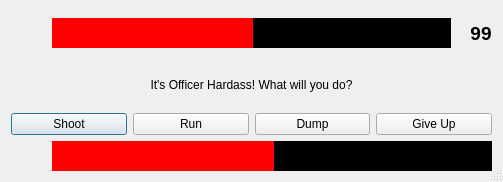
<?xml version="1.0" encoding="UTF-8"?>
<ui version="4.0">
 <class>Dialog</class>
 <widget class="QDialog" name="Dialog">
  <property name="windowModality">
   <enum>Qt::ApplicationModal</enum>
  </property>
  <property name="geometry">
   <rect>
    <x>0</x>
    <y>0</y>
    <width>503</width>
    <height>182</height>
   </rect>
  </property>
  <property name="windowTitle">
   <string>Dialog</string>
  </property>
  <property name="sizeGripEnabled">
   <bool>true</bool>
  </property>
  <property name="modal">
   <bool>true</bool>
  </property>
  <layout class="QVBoxLayout" name="verticalLayout">
   <item>
    <layout class="QHBoxLayout" name="horizontalLayout">
     <item>
      <widget class="QLabel" name="health_label_2">
       <property name="minimumSize">
        <size>
         <width>35</width>
         <height>0</height>
        </size>
       </property>
       <property name="toolTip">
        <string>Health</string>
       </property>
       <property name="text">
        <string/>
       </property>
       <property name="pixmap">
        <pixmap resource="../dopewars.qrc">:/glyph/icons/glyphicons-271-shield.png</pixmap>
       </property>
       <property name="alignment">
        <set>Qt::AlignCenter</set>
       </property>
      </widget>
     </item>
     <item>
      <widget class="QSlider" name="health_slider_2">
       <property name="enabled">
        <bool>false</bool>
       </property>
       <property name="minimumSize">
        <size>
         <width>0</width>
         <height>30</height>
        </size>
       </property>
       <property name="styleSheet">
        <string notr="true">QSlider::groove:horizontal {
border-radius: 0px;
}

QSlider::sub-page:horizontal {
background: rgb(255, 0, 0);
height: 30px;
}

QSlider::add-page:horizontal {
background: #000;
height: 30px;
}

QSlider::handle:horizontal {
display: none;
}</string>
       </property>
       <property name="maximum">
        <number>100</number>
       </property>
       <property name="value">
        <number>50</number>
       </property>
       <property name="orientation">
        <enum>Qt::Horizontal</enum>
       </property>
      </widget>
     </item>
     <item>
      <widget class="QLabel" name="label_2">
       <property name="text">
        <string/>
       </property>
       <property name="pixmap">
        <pixmap resource="../dopewars.qrc">:/glyph/icons/glyphicons-208-remove-2.png</pixmap>
       </property>
      </widget>
     </item>
     <item>
      <widget class="QLabel" name="label_3">
       <property name="font">
        <font>
         <pointsize>14</pointsize>
         <weight>75</weight>
         <bold>true</bold>
        </font>
       </property>
       <property name="text">
        <string>99</string>
       </property>
       <property name="alignment">
        <set>Qt::AlignCenter</set>
       </property>
      </widget>
     </item>
    </layout>
   </item>
   <item>
    <widget class="QLabel" name="label">
     <property name="text">
      <string>It's Officer Hardass! What will you do?</string>
     </property>
     <property name="alignment">
      <set>Qt::AlignCenter</set>
     </property>
    </widget>
   </item>
   <item>
    <layout class="QHBoxLayout" name="horizontalLayout_3">
     <item>
      <widget class="QPushButton" name="pushButton">
       <property name="text">
        <string>Shoot</string>
       </property>
       <property name="icon">
        <iconset resource="../dopewars.qrc">
         <normaloff>:/glyph/icons/glyphicons-378-riflescope.png</normaloff>:/glyph/icons/glyphicons-378-riflescope.png</iconset>
       </property>
      </widget>
     </item>
     <item>
      <widget class="QPushButton" name="pushButton_2">
       <property name="text">
        <string>Run</string>
       </property>
       <property name="icon">
        <iconset resource="../dopewars.qrc">
         <normaloff>:/glyph/icons/glyphicons-389-exit.png</normaloff>:/glyph/icons/glyphicons-389-exit.png</iconset>
       </property>
      </widget>
     </item>
     <item>
      <widget class="QPushButton" name="pushButton_4">
       <property name="text">
        <string>Dump</string>
       </property>
       <property name="icon">
        <iconset resource="../dopewars.qrc">
         <normaloff>:/glyph/icons/glyphicons-17-bin.png</normaloff>:/glyph/icons/glyphicons-17-bin.png</iconset>
       </property>
      </widget>
     </item>
     <item>
      <widget class="QPushButton" name="pushButton_3">
       <property name="text">
        <string>Give Up</string>
       </property>
       <property name="icon">
        <iconset resource="../dopewars.qrc">
         <normaloff>:/glyph/icons/glyphicons-267-flag.png</normaloff>:/glyph/icons/glyphicons-267-flag.png</iconset>
       </property>
      </widget>
     </item>
    </layout>
   </item>
   <item>
    <layout class="QHBoxLayout" name="horizontalLayout_2">
     <item>
      <widget class="QLabel" name="health_label">
       <property name="minimumSize">
        <size>
         <width>35</width>
         <height>0</height>
        </size>
       </property>
       <property name="toolTip">
        <string>Health</string>
       </property>
       <property name="text">
        <string/>
       </property>
       <property name="pixmap">
        <pixmap resource="../dopewars.qrc">:/glyph/icons/glyphicons-13-heart.png</pixmap>
       </property>
       <property name="alignment">
        <set>Qt::AlignCenter</set>
       </property>
      </widget>
     </item>
     <item>
      <widget class="QSlider" name="health_slider">
       <property name="enabled">
        <bool>false</bool>
       </property>
       <property name="minimumSize">
        <size>
         <width>0</width>
         <height>30</height>
        </size>
       </property>
       <property name="styleSheet">
        <string notr="true">QSlider::groove:horizontal {
border-radius: 0px;
}

QSlider::sub-page:horizontal {
background: rgb(255, 0, 0);
height: 30px;
}

QSlider::add-page:horizontal {
background: #000;
height: 30px;
}

QSlider::handle:horizontal {
display: none;
}</string>
       </property>
       <property name="maximum">
        <number>100</number>
       </property>
       <property name="value">
        <number>50</number>
       </property>
       <property name="orientation">
        <enum>Qt::Horizontal</enum>
       </property>
      </widget>
     </item>
    </layout>
   </item>
  </layout>
 </widget>
 <resources>
  <include location="../dopewars.qrc"/>
 </resources>
 <connections/>
</ui>
